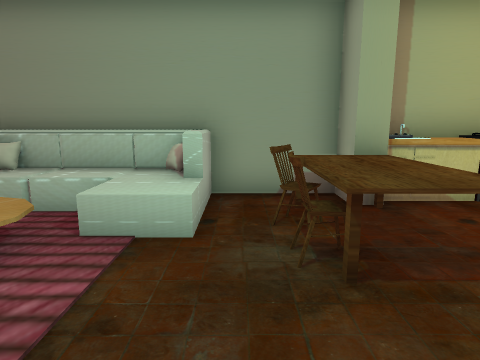
View 1 (above)

16 first-person views from a walk through a scene from a Unity 3-D project. The camera is 1.4 m above the floor, tilts 10° down and sees 75° across. The floor is counted in squares, 1 m on a side. Each view is taken from the middle of a square. On the plan, view 1 faces up. The plan holds only what a view shows up to about 14 squares ahead; the rest is blank. The player character is not drawn. Some surface patterns are stand-ins.

View 2
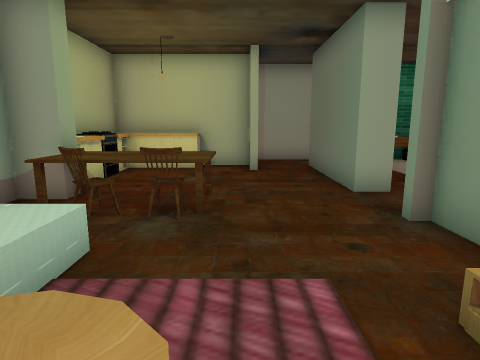

View 3
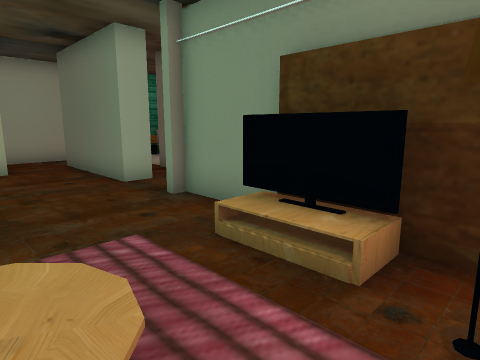

View 4
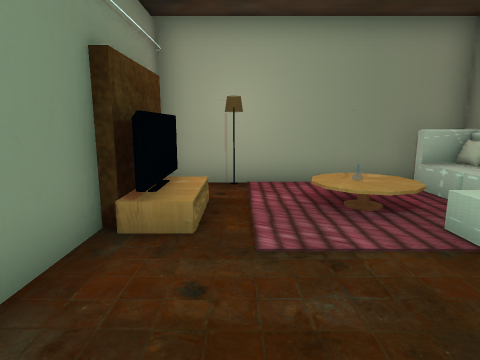

View 5
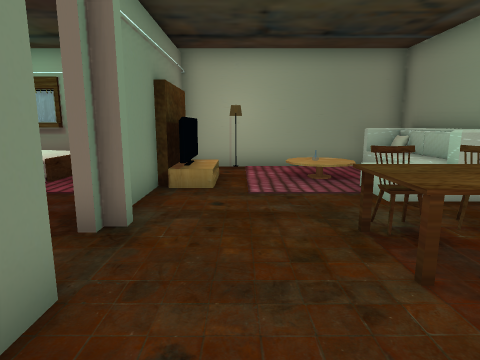

View 6
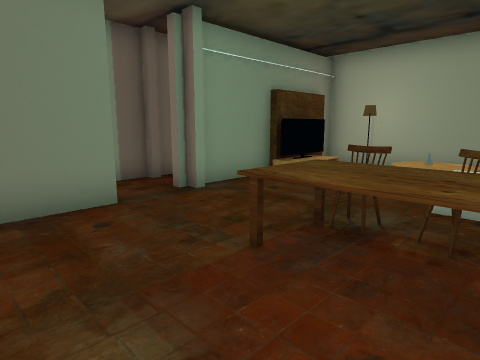

View 7
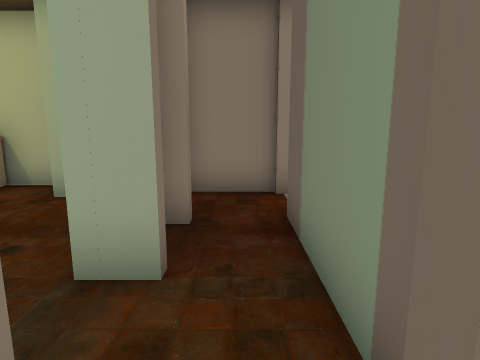

View 8
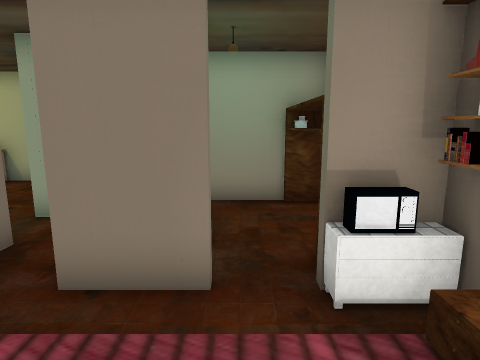

View 9
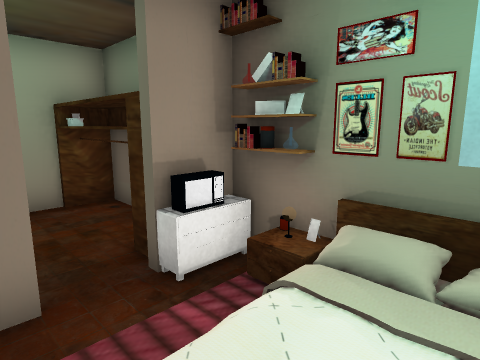

View 10
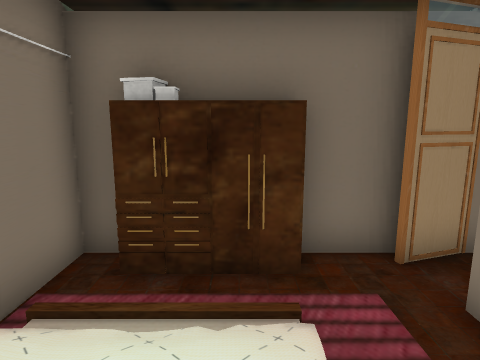

View 11
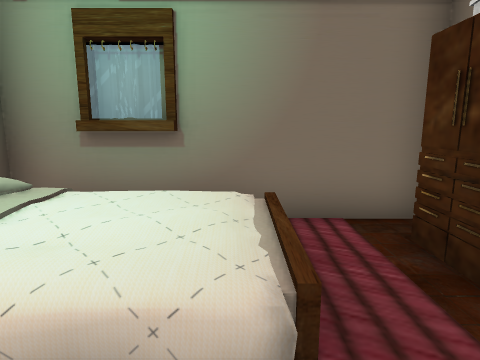

View 12
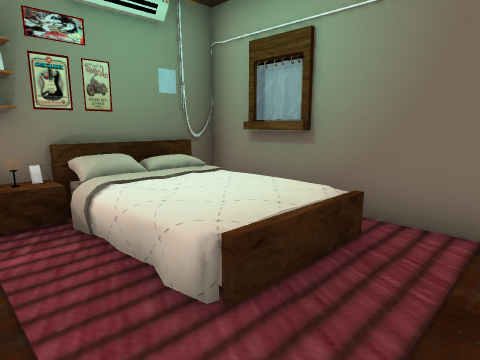

View 13
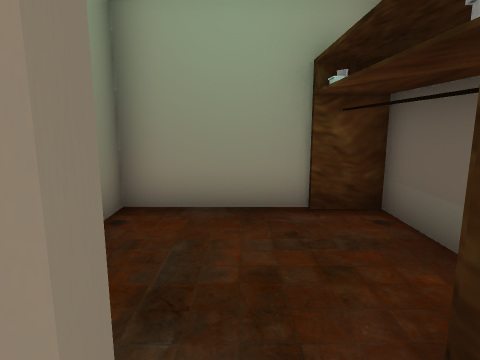

View 14
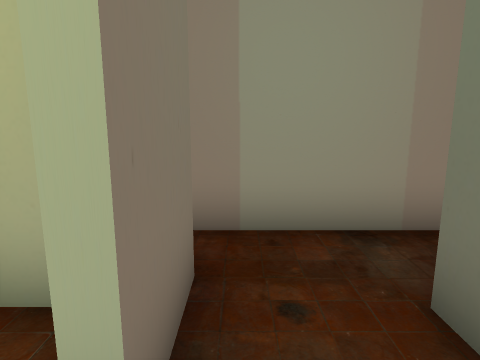

View 15
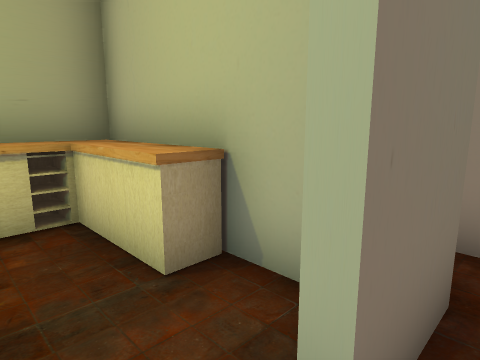

View 16
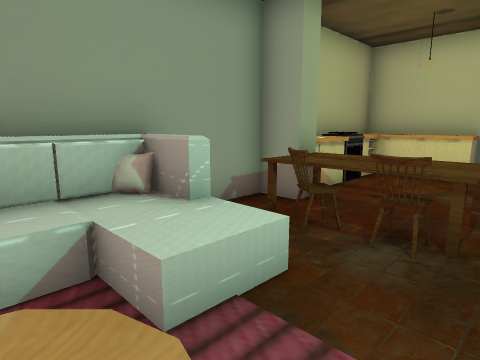

### Floor plan
Key: @ floor where view 1 was taken; # wall or solid block; . main floor; : floor 0.5 m higher than the main floor; + floor 0.75 m higher than the main floor; / step, stairs or slope; ^ raised ledge; O other object.
Columns run from 6 left of view 1 to 9 right of it. Each row starts with its distance up from view 1.
  6 ##OOOO####^^^#
  5 #O///O.^^....#
  4 #.///:.^^....#
  3 #.OO...^^....#
  2 #............###
  1 #O.............#
  0 # OOO.@........#
 -1 ##OO####.#####.#
 -2 #OOOO........# #
 -3 #.....######.# #
 -4 #O::..#...#  .^#
 -5 ##: ......#    #
 -6 ## +.###..#
 -7  #OO#######
 -8  ####

Positions as (right, up) in squares from view 1, and headings:
1: (0, 0), facing up
2: (-4, 2), facing right
3: (-5, 3), facing down-right
4: (2, 1), facing left
5: (5, 1), facing left
6: (5, 5), facing down-left
7: (0, -2), facing right
8: (-4, -5), facing right
9: (-4, -4), facing down-right
10: (-3, -6), facing up
11: (-1, -4), facing left
12: (-1, -2), facing down-left
13: (-1, -5), facing right
14: (5, 1), facing right
15: (5, 1), facing up-right
16: (-3, 2), facing up-right
